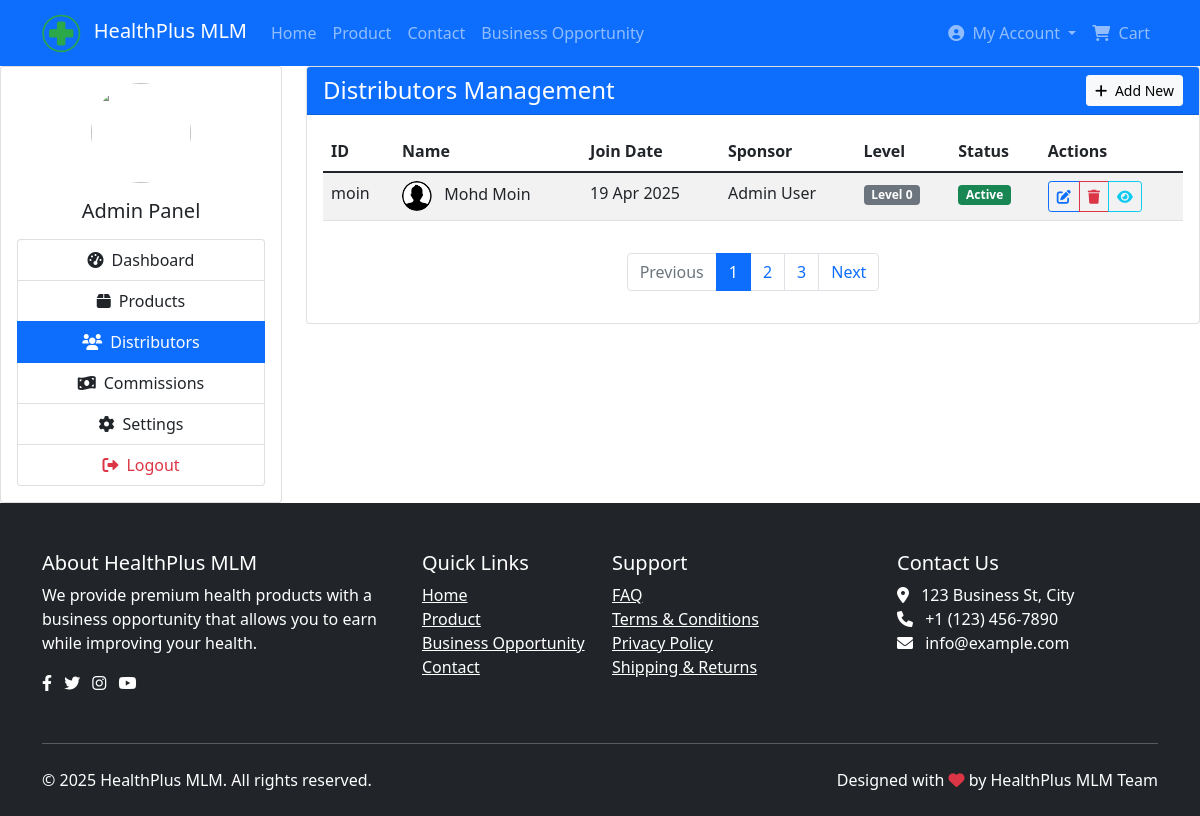
The page /admin/users.php (signed in) on the database its author committed.
### tables this page shows
CREATE TABLE `users` (
  `id` int(11) NOT NULL,
  `username` varchar(50) NOT NULL,
  `password` varchar(255) NOT NULL,
  `email` varchar(100) NOT NULL,
  `full_name` varchar(100) NOT NULL,
  `phone` varchar(20) DEFAULT NULL,
  `address` text DEFAULT NULL,
  `image` varchar(255) DEFAULT NULL,
  `sponsor_id` int(11) DEFAULT NULL,
  `parent_id` int(11) DEFAULT NULL,
  `position` enum('left','right') DEFAULT NULL,
  `level` int(11) DEFAULT 0,
  `active` tinyint(1) DEFAULT 1,
  `is_admin` tinyint(1) DEFAULT 0,
  `created_at` timestamp NOT NULL DEFAULT current_timestamp(),
  `updated_at` timestamp NOT NULL DEFAULT current_timestamp() ON UPDATE current_timestamp(),
  `bank_name` varchar(100) DEFAULT NULL,
  `account_number` varchar(50) DEFAULT NULL,
  `ifsc_code` varchar(20) DEFAULT NULL,
  `pan_number` varchar(20) DEFAULT NULL
);

### includes/functions.php (called while the page is built, shortened)
<?php
function getUserById($id)
{
    global $pdo;
    $stmt = $pdo->prepare("SELECT * FROM users WHERE id = ?");
    $stmt->execute([$id]);
    return $stmt->fetch();
}
function getSponsorName($sponsorId)
{
    $sponsor = getUserById($sponsorId);
    return $sponsor ? $sponsor['full_name'] : 'N/A';
}
function getAllDistributors()
{
    global $pdo;
    $stmt = $pdo->query("SELECT * FROM users WHERE is_admin = 0");
    return $stmt->fetchAll(PDO::FETCH_ASSOC);
}
function getLevelBadgeColor($level)
{
    $colors = [
        1 => 'primary',
        2 => 'info',
        3 => 'success',
        4 => 'warning',
        5 => 'danger'
    ];
    return $colors[$level] ?? 'secondary';
}

### admin/users.php (the view, shortened to what this page needs)
<?php
$distributors = getAllDistributors();
?>
<?php include '../includes/header.php'; ?>
<div class="admin-container">
    <div class="row">
        <?php include 'sidebar.php'; ?>
        <div class="col-md-9">
            <div class="card">
                <div class="card-header bg-primary text-white">
                    <div class="d-flex justify-content-between align-items-center">
                        <h4 class="mb-0">Distributors Management</h4>
                        <a href="add-distributor.php" class="btn btn-light btn-sm">
                            <i class="fas fa-plus me-1"></i> Add New
                        </a>
                    </div>
                </div>
                <div class="card-body">
                    <div class="table-responsive">
                        <table class="table table-striped table-hover">
                            <thead>
                                <tr>
                                    <th>ID</th>
                                    <th>Name</th>
                                    <th>Join Date</th>
                                    <th>Sponsor</th>
                                    <th>Level</th>
                                    <th>Status</th>
                                    <th>Actions</th>
                                </tr>
                            </thead>
                            <tbody>
                                <?php foreach($distributors as $distributor): ?>
                                <tr>
                                    <td><?= $distributor['username'] ?></td>
                                    <td>
                                        <img src="../assets/images/profile/<?= $distributor['image'] ?? 'default.jpg' ?>" width="30" class="rounded-circle me-2">
                                        <?= $distributor['full_name'] ?>
                                    </td>
                                    <td><?= date('d M Y', strtotime($distributor['created_at'])) ?></td>
                                    <td><?= getSponsorName($distributor['sponsor_id']) ?></td>
                                    <td>
                                        <span class="badge bg-<?= getLevelBadgeColor($distributor['level']) ?>">
                                            Level <?= $distributor['level'] ?>
                                        </span>
                                    </td>
                                    <td>
                                        <span class="badge bg-<?= $distributor['active'] ? 'success' : 'danger' ?>">
                                            <?= $distributor['active'] ? 'Active' : 'Inactive' ?>
                                        </span>
                                    </td>
                                    <td>
                                        <div class="btn-group btn-group-sm">
                                            <a href="edit-distributor.php?id=<?= $distributor['id'] ?>" class="btn btn-outline-primary">
                                                <i class="fas fa-edit"></i>
                                            </a>
                                            <a href="?action=delete&id=<?= $distributor['id'] ?>" class="btn btn-outline-danger" onclick="return confirm('Are you sure?')">
                                                <i class="fas fa-trash"></i>
                                            </a>
                                            <a href="view-distributor.php?id=<?= $distributor['id'] ?>" class="btn btn-outline-info">
                                                <i class="fas fa-eye"></i>
                                            </a>
                                        </div>
                                    </td>
                                </tr>
                                <?php endforeach; ?>
                            </tbody>
                        </table>
                    </div>
                    <nav aria-label="Page navigation">
                        <ul class="pagination justify-content-center mt-3">
                            <li class="page-item disabled">
                                <a class="page-link" href="#" tabindex="-1">Previous</a>
                            </li>
                            <li class="page-item active"><a class="page-link" href="#">1</a></li>
                            <li class="page-item"><a class="page-link" href="#">2</a></li>
                            <li class="page-item"><a class="page-link" href="#">3</a></li>
                            <li class="page-item">
                                <a class="page-link" href="#">Next</a>
                            </li>
                        </ul>
                    </nav>
                </div>
            </div>
        </div>
    </div>
</div>
<?php include '../includes/footer.php'; ?>

### rows shown on the page
users: username "moin", full_name "Mohd Moin", created_at "19 Apr 2025", sponsor_id "Admin User", level "0", active "Active"

### other values the page prints
SITE_NAME "HealthPlus MLM"
$_SESSION['user_name'] "My Account"
